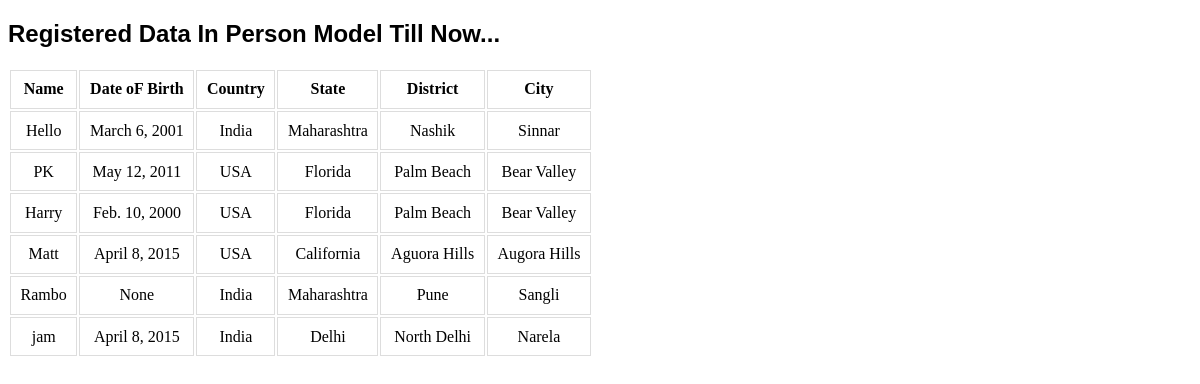
Screenshot of /all_data with the database file from the repository.
### polls/models.py (models this page shows, shortened)
class Person(models.Model):
    name = models.CharField(max_length=124)
    dob=models.DateField(null=True,blank=True)
    country = models.ForeignKey(Country, on_delete=models.SET_NULL, blank=True, null=True)
    state = models.ForeignKey(State, on_delete=models.SET_NULL, blank=True, null=True)
    district = models.ForeignKey(District, on_delete=models.SET_NULL, blank=True, null=True)
    city = models.ForeignKey(City, on_delete=models.SET_NULL, blank=True, null=True)

class Country(models.Model):
    name = models.CharField(max_length=100)
    def __str__(self):
        return self.name

class State(models.Model):
    country=models.ForeignKey(Country,on_delete=models.CASCADE)
    name=models.CharField(max_length=100)
    def __str__(self):
        return self.name

class District(models.Model):
    state=models.ForeignKey(State,on_delete=models.CASCADE)
    name = models.CharField(max_length=100)
    def __str__(self):
        return self.name

class City(models.Model):
    district=models.ForeignKey(District,on_delete=models.CASCADE)
    name = models.CharField(max_length=100)
    def __str__(self):
        return self.name

### polls/views.py (the view)
# urls.py: path('all_data',views.all_data,name='all_data')
def all_data(request):
    data=Person.objects.all()
    return render(request,'polls/alldata.html',{'pdata':data})

### polls/templates/polls/alldata.html (shortened to what this page needs)
{% load static %}
<!DOCTYPE html>
<html lang="en">
<head>
</head>
<body>
    <h2 id="hed1">
        Registered Data In Person Model Till Now...
    </h2>
    <table id="persons">
        <tr>
            <th>Name</th>
            <th>Date oF Birth</th>
            <th>Country</th>
            <th>State</th>
            <th>District</th>
            <th>City</th>
        </tr>
        {% for data in pdata %}
        <tr>
            <td>{{data.name}}</td>
            <td>{{data.dob}}</td>
            <td>{{data.country}}</td>
            <td>{{data.state}}</td>
            <td>{{data.district}}</td>
            <td>{{data.city}}</td>
        </tr>
        {% endfor %}
</body>
</html>

### polls/templates/polls/alldata.html (style rules this page uses)
#persons td, #persons th { border: 0.1vw solid #ddd; padding: 0.8vw; }
#persons { text-align: center; align-items: center; }
#hed1 { font-family: sans-serif; font-weight: bold; }

### rows the page displays
Person: name "Hello", dob "March 6, 2001", country "India", state "Maharashtra", district "Nashik", city "Sinnar"
Person: name "PK", dob "May 12, 2011", country "USA", state "Florida", district "Palm Beach", city "Bear Valley"
Person: name "Harry", dob "Feb. 10, 2000", country "USA", state "Florida", district "Palm Beach", city "Bear Valley"
Person: name "Matt", dob "April 8, 2015", country "USA", state "California", district "Aguora Hills", city "Augora Hills"
Person: name "Rambo", dob "None", country "India", state "Maharashtra", district "Pune", city "Sangli"
Person: name "jam", dob "April 8, 2015", country "India", state "Delhi", district "North Delhi", city "Narela"
